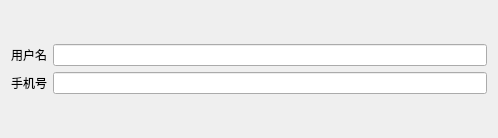
<?xml version="1.0" encoding="UTF-8"?>
<ui version="4.0">
 <class>CurrentDialog</class>
 <widget class="QDialog" name="CurrentDialog">
  <property name="geometry">
   <rect>
    <x>0</x>
    <y>0</y>
    <width>498</width>
    <height>138</height>
   </rect>
  </property>
  <property name="windowTitle">
   <string>当前账号</string>
  </property>
  <layout class="QGridLayout" name="gridLayout_2">
   <item row="0" column="0">
    <layout class="QGridLayout" name="gridLayout">
     <item row="0" column="1">
      <widget class="QLineEdit" name="current_user_lineEdit">
       <property name="readOnly">
        <bool>true</bool>
       </property>
      </widget>
     </item>
     <item row="0" column="0">
      <widget class="QLabel" name="label">
       <property name="text">
        <string>用户名</string>
       </property>
       <property name="alignment">
        <set>Qt::AlignmentFlag::AlignCenter</set>
       </property>
      </widget>
     </item>
     <item row="1" column="0">
      <widget class="QLabel" name="label_2">
       <property name="text">
        <string>手机号</string>
       </property>
       <property name="alignment">
        <set>Qt::AlignmentFlag::AlignCenter</set>
       </property>
      </widget>
     </item>
     <item row="1" column="1">
      <widget class="QLineEdit" name="current_phone_lineEdit">
       <property name="readOnly">
        <bool>true</bool>
       </property>
      </widget>
     </item>
    </layout>
   </item>
  </layout>
 </widget>
 <resources/>
 <connections/>
</ui>
